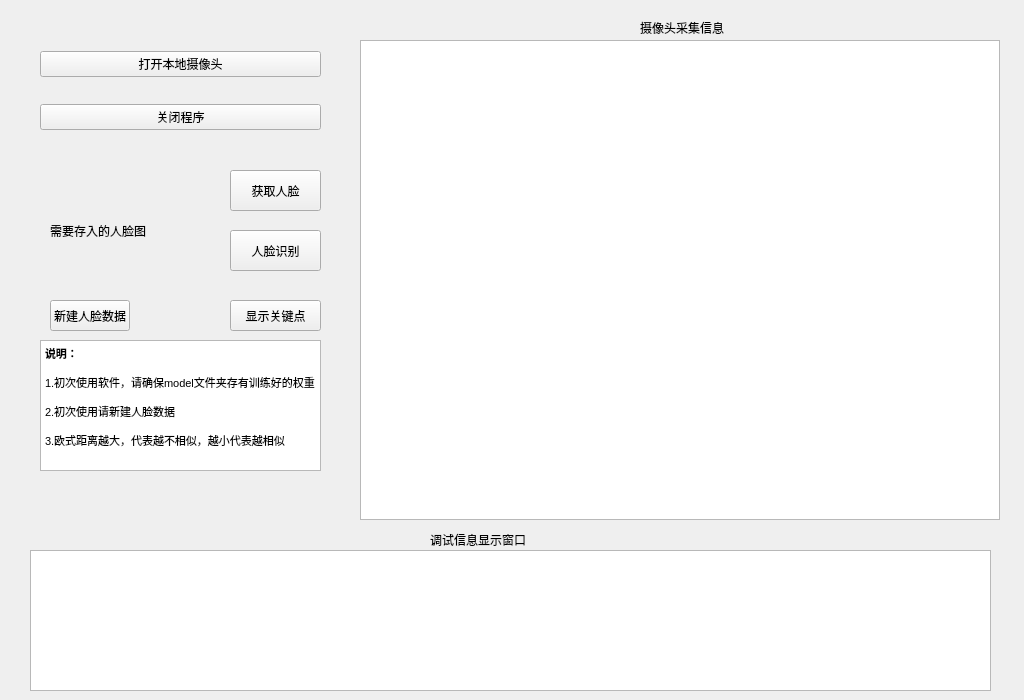
<?xml version="1.0" encoding="UTF-8"?>
<ui version="4.0">
 <class>widget</class>
 <widget class="QWidget" name="widget">
  <property name="enabled">
   <bool>true</bool>
  </property>
  <property name="geometry">
   <rect>
    <x>0</x>
    <y>0</y>
    <width>1024</width>
    <height>700</height>
   </rect>
  </property>
  <property name="minimumSize">
   <size>
    <width>1024</width>
    <height>700</height>
   </size>
  </property>
  <property name="maximumSize">
   <size>
    <width>1024</width>
    <height>700</height>
   </size>
  </property>
  <property name="windowTitle">
   <string>Form</string>
  </property>
  <widget class="QLabel" name="label_camera">
   <property name="enabled">
    <bool>true</bool>
   </property>
   <property name="geometry">
    <rect>
     <x>360</x>
     <y>40</y>
     <width>640</width>
     <height>480</height>
    </rect>
   </property>
   <property name="minimumSize">
    <size>
     <width>640</width>
     <height>480</height>
    </size>
   </property>
   <property name="maximumSize">
    <size>
     <width>640</width>
     <height>480</height>
    </size>
   </property>
   <property name="text">
    <string/>
   </property>
  </widget>
  <widget class="QTextEdit" name="textEdit">
   <property name="geometry">
    <rect>
     <x>30</x>
     <y>550</y>
     <width>961</width>
     <height>141</height>
    </rect>
   </property>
  </widget>
  <widget class="QGraphicsView" name="graphicsView">
   <property name="geometry">
    <rect>
     <x>360</x>
     <y>40</y>
     <width>640</width>
     <height>480</height>
    </rect>
   </property>
   <property name="minimumSize">
    <size>
     <width>640</width>
     <height>480</height>
    </size>
   </property>
   <property name="maximumSize">
    <size>
     <width>640</width>
     <height>480</height>
    </size>
   </property>
  </widget>
  <widget class="QLabel" name="label_2">
   <property name="geometry">
    <rect>
     <x>640</x>
     <y>20</y>
     <width>91</width>
     <height>16</height>
    </rect>
   </property>
   <property name="text">
    <string>摄像头采集信息</string>
   </property>
  </widget>
  <widget class="QLabel" name="label_3">
   <property name="geometry">
    <rect>
     <x>430</x>
     <y>530</y>
     <width>111</width>
     <height>20</height>
    </rect>
   </property>
   <property name="text">
    <string>调试信息显示窗口</string>
   </property>
  </widget>
  <widget class="QLabel" name="label_face">
   <property name="enabled">
    <bool>true</bool>
   </property>
   <property name="geometry">
    <rect>
     <x>50</x>
     <y>180</y>
     <width>96</width>
     <height>96</height>
    </rect>
   </property>
   <property name="minimumSize">
    <size>
     <width>96</width>
     <height>96</height>
    </size>
   </property>
   <property name="maximumSize">
    <size>
     <width>96</width>
     <height>96</height>
    </size>
   </property>
   <property name="text">
    <string>&lt;html&gt;&lt;head/&gt;&lt;body&gt;&lt;p align=&quot;center&quot;&gt;&lt;span style=&quot; font-size:14pt; vertical-align:sub;&quot;&gt;需要存入的人脸图片&lt;/span&gt;&lt;/p&gt;&lt;/body&gt;&lt;/html&gt;</string>
   </property>
  </widget>
  <widget class="QTextEdit" name="textEdit_2">
   <property name="geometry">
    <rect>
     <x>40</x>
     <y>340</y>
     <width>281</width>
     <height>131</height>
    </rect>
   </property>
   <property name="html">
    <string>&lt;!DOCTYPE HTML PUBLIC &quot;-//W3C//DTD HTML 4.0//EN&quot; &quot;http://www.w3.org/TR/REC-html40/strict.dtd&quot;&gt;
&lt;html&gt;&lt;head&gt;&lt;meta name=&quot;qrichtext&quot; content=&quot;1&quot; /&gt;&lt;style type=&quot;text/css&quot;&gt;
p, li { white-space: pre-wrap; }
&lt;/style&gt;&lt;/head&gt;&lt;body style=&quot; font-family:'SimSun'; font-size:9pt; font-weight:400; font-style:normal;&quot;&gt;
&lt;p style=&quot; margin-top:12px; margin-bottom:12px; margin-left:0px; margin-right:0px; -qt-block-indent:0; text-indent:0px;&quot;&gt;&lt;span style=&quot; font-size:8pt; font-weight:600;&quot;&gt;说明：&lt;/span&gt;&lt;/p&gt;
&lt;p style=&quot; margin-top:12px; margin-bottom:12px; margin-left:0px; margin-right:0px; -qt-block-indent:0; text-indent:0px;&quot;&gt;&lt;span style=&quot; font-size:8pt;&quot;&gt;1.初次使用软件，请确保model文件夹存有训练好的权重&lt;/span&gt;&lt;/p&gt;
&lt;p style=&quot; margin-top:12px; margin-bottom:12px; margin-left:0px; margin-right:0px; -qt-block-indent:0; text-indent:0px;&quot;&gt;&lt;span style=&quot; font-size:8pt;&quot;&gt;2.初次使用请新建人脸数据&lt;/span&gt;&lt;/p&gt;
&lt;p style=&quot; margin-top:12px; margin-bottom:12px; margin-left:0px; margin-right:0px; -qt-block-indent:0; text-indent:0px;&quot;&gt;&lt;span style=&quot; font-size:8pt;&quot;&gt;3.欧式距离越大，代表越不相似，越小代表越相似&lt;/span&gt;&lt;/p&gt;&lt;/body&gt;&lt;/html&gt;</string>
   </property>
  </widget>
  <widget class="QWidget" name="layoutWidget">
   <property name="geometry">
    <rect>
     <x>40</x>
     <y>30</y>
     <width>281</width>
     <height>121</height>
    </rect>
   </property>
   <layout class="QGridLayout" name="gridLayout_2">
    <item row="1" column="0">
     <widget class="QPushButton" name="btn_close">
      <property name="text">
       <string>关闭程序</string>
      </property>
     </widget>
    </item>
    <item row="0" column="0">
     <widget class="QPushButton" name="btn_local_camera">
      <property name="text">
       <string>打开本地摄像头</string>
      </property>
     </widget>
    </item>
   </layout>
  </widget>
  <widget class="QPushButton" name="btn_get_face">
   <property name="enabled">
    <bool>true</bool>
   </property>
   <property name="geometry">
    <rect>
     <x>230</x>
     <y>170</y>
     <width>91</width>
     <height>41</height>
    </rect>
   </property>
   <property name="minimumSize">
    <size>
     <width>0</width>
     <height>0</height>
    </size>
   </property>
   <property name="maximumSize">
    <size>
     <width>100</width>
     <height>60</height>
    </size>
   </property>
   <property name="text">
    <string>获取人脸</string>
   </property>
  </widget>
  <widget class="QPushButton" name="btn_face_recognize">
   <property name="geometry">
    <rect>
     <x>230</x>
     <y>230</y>
     <width>91</width>
     <height>41</height>
    </rect>
   </property>
   <property name="minimumSize">
    <size>
     <width>30</width>
     <height>30</height>
    </size>
   </property>
   <property name="maximumSize">
    <size>
     <width>16777215</width>
     <height>100</height>
    </size>
   </property>
   <property name="text">
    <string>人脸识别</string>
   </property>
  </widget>
  <widget class="QPushButton" name="btn_new_face">
   <property name="geometry">
    <rect>
     <x>50</x>
     <y>300</y>
     <width>80</width>
     <height>31</height>
    </rect>
   </property>
   <property name="maximumSize">
    <size>
     <width>100</width>
     <height>100</height>
    </size>
   </property>
   <property name="text">
    <string>新建人脸数据</string>
   </property>
  </widget>
  <widget class="QPushButton" name="btn_show_landmarks">
   <property name="geometry">
    <rect>
     <x>230</x>
     <y>300</y>
     <width>91</width>
     <height>31</height>
    </rect>
   </property>
   <property name="maximumSize">
    <size>
     <width>100</width>
     <height>100</height>
    </size>
   </property>
   <property name="text">
    <string>显示关键点</string>
   </property>
  </widget>
 </widget>
 <resources/>
 <connections/>
</ui>
